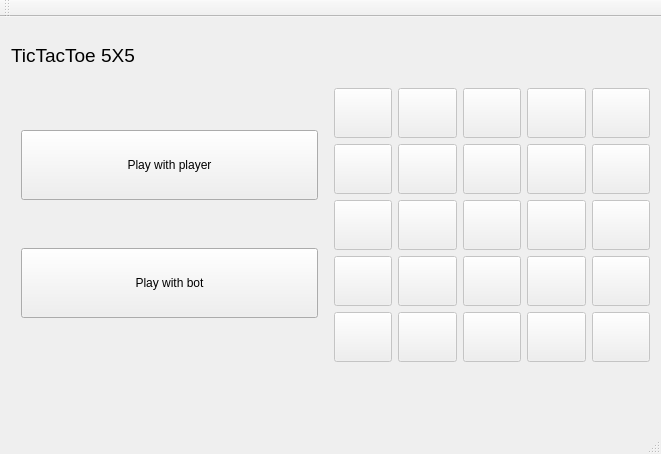
<?xml version="1.0" encoding="UTF-8"?>
<ui version="4.0">
 <class>MainWindow</class>
 <widget class="QMainWindow" name="MainWindow">
  <property name="geometry">
   <rect>
    <x>0</x>
    <y>0</y>
    <width>661</width>
    <height>454</height>
   </rect>
  </property>
  <property name="windowTitle">
   <string>MainWindow</string>
  </property>
  <widget class="QWidget" name="centralWidget">
   <layout class="QGridLayout" name="gridLayout_2">
    <item row="2" column="0">
     <widget class="QLabel" name="label_2">
      <property name="font">
       <font>
        <pointsize>18</pointsize>
       </font>
      </property>
      <property name="text">
       <string/>
      </property>
     </widget>
    </item>
    <item row="0" column="0">
     <widget class="QLabel" name="label_name">
      <property name="font">
       <font>
        <pointsize>14</pointsize>
       </font>
      </property>
      <property name="text">
       <string>TicTacToe 5X5</string>
      </property>
     </widget>
    </item>
    <item row="1" column="0">
     <layout class="QHBoxLayout" name="horizontalLayout" stretch="1,1">
      <item>
       <layout class="QVBoxLayout" name="verticalLayout" stretch="1,1">
        <property name="leftMargin">
         <number>10</number>
        </property>
        <property name="topMargin">
         <number>0</number>
        </property>
        <property name="rightMargin">
         <number>10</number>
        </property>
        <item>
         <widget class="QPushButton" name="pushButton_play_VS_player">
          <property name="minimumSize">
           <size>
            <width>0</width>
            <height>70</height>
           </size>
          </property>
          <property name="text">
           <string>Play with player</string>
          </property>
         </widget>
        </item>
        <item>
         <widget class="QPushButton" name="pushButton_play_vs_bot">
          <property name="minimumSize">
           <size>
            <width>0</width>
            <height>70</height>
           </size>
          </property>
          <property name="text">
           <string>Play with bot</string>
          </property>
         </widget>
        </item>
       </layout>
      </item>
      <item>
       <layout class="QGridLayout" name="gridLayout" rowstretch="1,1,1,1,1" columnstretch="1,1,1,1,1">
        <item row="1" column="3">
         <widget class="QPushButton" name="pushButton24">
          <property name="enabled">
           <bool>false</bool>
          </property>
          <property name="minimumSize">
           <size>
            <width>50</width>
            <height>50</height>
           </size>
          </property>
          <property name="font">
           <font>
            <pointsize>16</pointsize>
           </font>
          </property>
          <property name="text">
           <string/>
          </property>
         </widget>
        </item>
        <item row="2" column="3">
         <widget class="QPushButton" name="pushButton34">
          <property name="enabled">
           <bool>false</bool>
          </property>
          <property name="minimumSize">
           <size>
            <width>50</width>
            <height>50</height>
           </size>
          </property>
          <property name="font">
           <font>
            <pointsize>16</pointsize>
           </font>
          </property>
          <property name="text">
           <string/>
          </property>
         </widget>
        </item>
        <item row="3" column="2">
         <widget class="QPushButton" name="pushButton43">
          <property name="enabled">
           <bool>false</bool>
          </property>
          <property name="minimumSize">
           <size>
            <width>50</width>
            <height>50</height>
           </size>
          </property>
          <property name="font">
           <font>
            <pointsize>16</pointsize>
           </font>
          </property>
          <property name="text">
           <string/>
          </property>
         </widget>
        </item>
        <item row="1" column="0">
         <widget class="QPushButton" name="pushButton21">
          <property name="enabled">
           <bool>false</bool>
          </property>
          <property name="minimumSize">
           <size>
            <width>50</width>
            <height>50</height>
           </size>
          </property>
          <property name="font">
           <font>
            <pointsize>16</pointsize>
           </font>
          </property>
          <property name="text">
           <string/>
          </property>
         </widget>
        </item>
        <item row="1" column="2">
         <widget class="QPushButton" name="pushButton23">
          <property name="enabled">
           <bool>false</bool>
          </property>
          <property name="minimumSize">
           <size>
            <width>50</width>
            <height>50</height>
           </size>
          </property>
          <property name="font">
           <font>
            <pointsize>16</pointsize>
           </font>
          </property>
          <property name="text">
           <string/>
          </property>
         </widget>
        </item>
        <item row="4" column="3">
         <widget class="QPushButton" name="pushButton54">
          <property name="enabled">
           <bool>false</bool>
          </property>
          <property name="minimumSize">
           <size>
            <width>50</width>
            <height>50</height>
           </size>
          </property>
          <property name="font">
           <font>
            <pointsize>16</pointsize>
           </font>
          </property>
          <property name="text">
           <string/>
          </property>
         </widget>
        </item>
        <item row="0" column="2">
         <widget class="QPushButton" name="pushButton13">
          <property name="enabled">
           <bool>false</bool>
          </property>
          <property name="minimumSize">
           <size>
            <width>50</width>
            <height>50</height>
           </size>
          </property>
          <property name="font">
           <font>
            <pointsize>16</pointsize>
           </font>
          </property>
          <property name="text">
           <string/>
          </property>
         </widget>
        </item>
        <item row="1" column="1">
         <widget class="QPushButton" name="pushButton22">
          <property name="enabled">
           <bool>false</bool>
          </property>
          <property name="minimumSize">
           <size>
            <width>50</width>
            <height>50</height>
           </size>
          </property>
          <property name="font">
           <font>
            <pointsize>16</pointsize>
           </font>
          </property>
          <property name="text">
           <string/>
          </property>
         </widget>
        </item>
        <item row="0" column="0">
         <widget class="QPushButton" name="pushButton11">
          <property name="enabled">
           <bool>false</bool>
          </property>
          <property name="minimumSize">
           <size>
            <width>50</width>
            <height>50</height>
           </size>
          </property>
          <property name="font">
           <font>
            <pointsize>16</pointsize>
           </font>
          </property>
          <property name="text">
           <string/>
          </property>
         </widget>
        </item>
        <item row="0" column="3">
         <widget class="QPushButton" name="pushButton14">
          <property name="enabled">
           <bool>false</bool>
          </property>
          <property name="minimumSize">
           <size>
            <width>50</width>
            <height>50</height>
           </size>
          </property>
          <property name="font">
           <font>
            <pointsize>16</pointsize>
           </font>
          </property>
          <property name="text">
           <string/>
          </property>
         </widget>
        </item>
        <item row="3" column="3">
         <widget class="QPushButton" name="pushButton44">
          <property name="enabled">
           <bool>false</bool>
          </property>
          <property name="minimumSize">
           <size>
            <width>50</width>
            <height>50</height>
           </size>
          </property>
          <property name="font">
           <font>
            <pointsize>16</pointsize>
           </font>
          </property>
          <property name="text">
           <string/>
          </property>
         </widget>
        </item>
        <item row="4" column="2">
         <widget class="QPushButton" name="pushButton53">
          <property name="enabled">
           <bool>false</bool>
          </property>
          <property name="minimumSize">
           <size>
            <width>50</width>
            <height>50</height>
           </size>
          </property>
          <property name="font">
           <font>
            <pointsize>16</pointsize>
           </font>
          </property>
          <property name="text">
           <string/>
          </property>
         </widget>
        </item>
        <item row="2" column="0">
         <widget class="QPushButton" name="pushButton31">
          <property name="enabled">
           <bool>false</bool>
          </property>
          <property name="minimumSize">
           <size>
            <width>50</width>
            <height>50</height>
           </size>
          </property>
          <property name="font">
           <font>
            <pointsize>16</pointsize>
           </font>
          </property>
          <property name="text">
           <string/>
          </property>
         </widget>
        </item>
        <item row="4" column="0">
         <widget class="QPushButton" name="pushButton51">
          <property name="enabled">
           <bool>false</bool>
          </property>
          <property name="minimumSize">
           <size>
            <width>50</width>
            <height>50</height>
           </size>
          </property>
          <property name="font">
           <font>
            <pointsize>16</pointsize>
           </font>
          </property>
          <property name="text">
           <string/>
          </property>
         </widget>
        </item>
        <item row="2" column="2">
         <widget class="QPushButton" name="pushButton33">
          <property name="enabled">
           <bool>false</bool>
          </property>
          <property name="minimumSize">
           <size>
            <width>50</width>
            <height>50</height>
           </size>
          </property>
          <property name="font">
           <font>
            <pointsize>16</pointsize>
           </font>
          </property>
          <property name="text">
           <string/>
          </property>
         </widget>
        </item>
        <item row="3" column="0">
         <widget class="QPushButton" name="pushButton41">
          <property name="enabled">
           <bool>false</bool>
          </property>
          <property name="minimumSize">
           <size>
            <width>50</width>
            <height>50</height>
           </size>
          </property>
          <property name="font">
           <font>
            <pointsize>16</pointsize>
           </font>
          </property>
          <property name="text">
           <string/>
          </property>
         </widget>
        </item>
        <item row="0" column="1">
         <widget class="QPushButton" name="pushButton12">
          <property name="enabled">
           <bool>false</bool>
          </property>
          <property name="minimumSize">
           <size>
            <width>50</width>
            <height>50</height>
           </size>
          </property>
          <property name="font">
           <font>
            <pointsize>16</pointsize>
           </font>
          </property>
          <property name="text">
           <string/>
          </property>
         </widget>
        </item>
        <item row="3" column="4">
         <widget class="QPushButton" name="pushButton45">
          <property name="enabled">
           <bool>false</bool>
          </property>
          <property name="minimumSize">
           <size>
            <width>50</width>
            <height>50</height>
           </size>
          </property>
          <property name="font">
           <font>
            <pointsize>16</pointsize>
           </font>
          </property>
          <property name="text">
           <string/>
          </property>
         </widget>
        </item>
        <item row="2" column="4">
         <widget class="QPushButton" name="pushButton35">
          <property name="enabled">
           <bool>false</bool>
          </property>
          <property name="minimumSize">
           <size>
            <width>50</width>
            <height>50</height>
           </size>
          </property>
          <property name="font">
           <font>
            <pointsize>16</pointsize>
           </font>
          </property>
          <property name="text">
           <string/>
          </property>
         </widget>
        </item>
        <item row="3" column="1">
         <widget class="QPushButton" name="pushButton42">
          <property name="enabled">
           <bool>false</bool>
          </property>
          <property name="minimumSize">
           <size>
            <width>50</width>
            <height>50</height>
           </size>
          </property>
          <property name="font">
           <font>
            <pointsize>16</pointsize>
           </font>
          </property>
          <property name="text">
           <string/>
          </property>
         </widget>
        </item>
        <item row="0" column="4">
         <widget class="QPushButton" name="pushButton15">
          <property name="enabled">
           <bool>false</bool>
          </property>
          <property name="minimumSize">
           <size>
            <width>50</width>
            <height>50</height>
           </size>
          </property>
          <property name="font">
           <font>
            <pointsize>16</pointsize>
           </font>
          </property>
          <property name="text">
           <string/>
          </property>
         </widget>
        </item>
        <item row="2" column="1">
         <widget class="QPushButton" name="pushButton32">
          <property name="enabled">
           <bool>false</bool>
          </property>
          <property name="minimumSize">
           <size>
            <width>50</width>
            <height>50</height>
           </size>
          </property>
          <property name="font">
           <font>
            <pointsize>16</pointsize>
           </font>
          </property>
          <property name="text">
           <string/>
          </property>
         </widget>
        </item>
        <item row="1" column="4">
         <widget class="QPushButton" name="pushButton25">
          <property name="enabled">
           <bool>false</bool>
          </property>
          <property name="minimumSize">
           <size>
            <width>50</width>
            <height>50</height>
           </size>
          </property>
          <property name="font">
           <font>
            <pointsize>16</pointsize>
           </font>
          </property>
          <property name="text">
           <string/>
          </property>
         </widget>
        </item>
        <item row="4" column="1">
         <widget class="QPushButton" name="pushButton52">
          <property name="enabled">
           <bool>false</bool>
          </property>
          <property name="minimumSize">
           <size>
            <width>50</width>
            <height>50</height>
           </size>
          </property>
          <property name="font">
           <font>
            <pointsize>16</pointsize>
           </font>
          </property>
          <property name="text">
           <string/>
          </property>
         </widget>
        </item>
        <item row="4" column="4">
         <widget class="QPushButton" name="pushButton55">
          <property name="enabled">
           <bool>false</bool>
          </property>
          <property name="minimumSize">
           <size>
            <width>50</width>
            <height>50</height>
           </size>
          </property>
          <property name="font">
           <font>
            <pointsize>16</pointsize>
           </font>
          </property>
          <property name="text">
           <string/>
          </property>
         </widget>
        </item>
       </layout>
      </item>
     </layout>
    </item>
   </layout>
  </widget>
  <widget class="QMenuBar" name="menuBar">
   <property name="geometry">
    <rect>
     <x>0</x>
     <y>0</y>
     <width>661</width>
     <height>21</height>
    </rect>
   </property>
  </widget>
  <widget class="QToolBar" name="mainToolBar">
   <attribute name="toolBarArea">
    <enum>TopToolBarArea</enum>
   </attribute>
   <attribute name="toolBarBreak">
    <bool>false</bool>
   </attribute>
  </widget>
  <widget class="QStatusBar" name="statusBar"/>
 </widget>
 <layoutdefault spacing="6" margin="11"/>
 <resources/>
 <connections/>
</ui>
